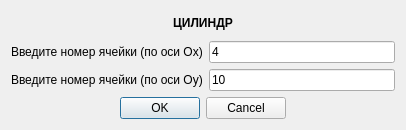
<?xml version="1.0" encoding="UTF-8"?>
<ui version="4.0">
 <class>AddCylinder</class>
 <widget class="QDialog" name="AddCylinder">
  <property name="geometry">
   <rect>
    <x>0</x>
    <y>0</y>
    <width>406</width>
    <height>130</height>
   </rect>
  </property>
  <property name="windowTitle">
   <string>Dialog</string>
  </property>
  <layout class="QVBoxLayout" name="verticalLayout_2">
   <item>
    <widget class="QLabel" name="label">
     <property name="font">
      <font>
       <bold>true</bold>
      </font>
     </property>
     <property name="text">
      <string>ЦИЛИНДР</string>
     </property>
     <property name="alignment">
      <set>Qt::AlignCenter</set>
     </property>
    </widget>
   </item>
   <item>
    <layout class="QVBoxLayout" name="verticalLayout">
     <item>
      <layout class="QHBoxLayout" name="horizontalLayout">
       <item>
        <widget class="QLabel" name="label_2">
         <property name="text">
          <string>Введите номер ячейки (по оси Ox)</string>
         </property>
        </widget>
       </item>
       <item>
        <widget class="QLineEdit" name="lineEdit">
         <property name="text">
          <string>4</string>
         </property>
        </widget>
       </item>
      </layout>
     </item>
     <item>
      <layout class="QHBoxLayout" name="horizontalLayout_2">
       <item>
        <widget class="QLabel" name="label_3">
         <property name="text">
          <string>Введите номер ячейки (по оси Oy)</string>
         </property>
        </widget>
       </item>
       <item>
        <widget class="QLineEdit" name="lineEdit_2">
         <property name="text">
          <string>10</string>
         </property>
        </widget>
       </item>
      </layout>
     </item>
     <item>
      <widget class="QDialogButtonBox" name="buttonBox">
       <property name="orientation">
        <enum>Qt::Horizontal</enum>
       </property>
       <property name="standardButtons">
        <set>QDialogButtonBox::Cancel|QDialogButtonBox::Ok</set>
       </property>
       <property name="centerButtons">
        <bool>true</bool>
       </property>
      </widget>
     </item>
    </layout>
   </item>
  </layout>
 </widget>
 <resources/>
 <connections/>
</ui>
